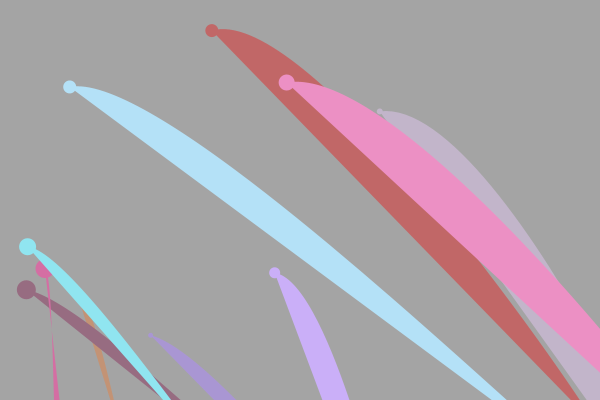
Frame 1 (no input)
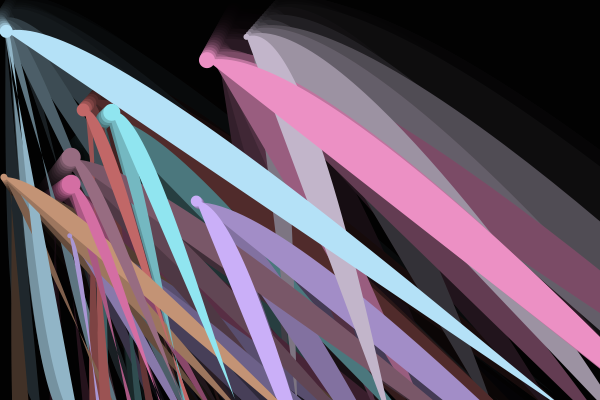
Frame 60 (the mouse pressed at the canvas centre just before this capture)
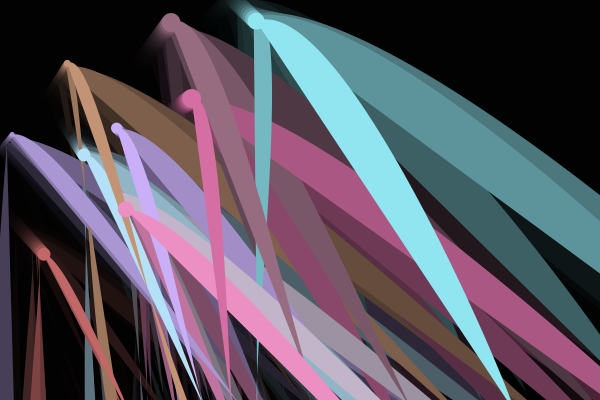
Frame 120 (the mouse held since frame 60 and released just before this capture)

The Processing sketch that drew these frames (run headless with seeded random() and noise(); from frame 60 on, the mouse is pressed at the canvas centre):

// Processing sketch: processing_140589
// ── processing_140589.pde

//Charlotte Stiles cc 2014
//cstiles
//HW#8

int numLines = 10;
int maxDiam = 20;
int minDiam = 5;
float [] xVals;
float [] yVals;
float [] lineSpeed;
float [] diam;
float [] deltaX = new float [ numLines ];   
float [] deltaY = new float [ numLines ];

color [] colorVals;

void setup(){
size(600,400);
smooth();
noStroke();
frameRate(24);

xVals = new float[numLines];
 initFloatArray (xVals, maxDiam, width-maxDiam);
 
yVals = new float[numLines];
initFloatArray (yVals, maxDiam ,height- maxDiam);

lineSpeed = new float [numLines];
initFloatArray (lineSpeed, 1, 3);

diam = new float [numLines];
initFloatArray (diam, minDiam, maxDiam);

colorVals    = new color[ numLines ];
initColorArray( colorVals );


}
void initFloatArray (float[]anyFloatArray, int minVal, int maxVals)
{
  for (int i =0; i <anyFloatArray.length; i++)
  {
   anyFloatArray[i]=int(random(minVal,maxVals));
       deltaX [ i ] = random( 1, 3 );
    deltaY [ i ] = random( 1, 3 );
  }
 
}


void initColorArray (color[]anyColorArray)
{
for(int i=0; i < anyColorArray.length; i++ )
{
   anyColorArray [i] =  color(random(100,255), random(100,255), random(100,255));
  }
}

void draw(){
fill(0,50);
rect(0,0,width,height);

moveLines();
drawLines();

}

void moveLines()
{
  for ( int i = 0; i<xVals.length; i++ )
  {
    xVals [ i ] = xVals [ i ] - deltaX [ i ];
    yVals [ i ] = yVals [ i ] - deltaY [ i ];

    if ( xVals [ i ] < 0 )
    {
      deltaX [ i ] = -deltaX [ i ];
      deltaY [ i ] = deltaY [ i ];
    }
 
    if ( xVals [ i ] > width)
    {
      deltaX [ i ] = -deltaX [ i ];
      deltaY [ i ] = deltaY [ i ];
    }
 
    if ( yVals [ i ] < 0 )
    {
      deltaX [ i ] = deltaX [ i ];
      deltaY [ i ] = -deltaY [ i ];
    }
 
    if ( yVals [ i ] > height )
    {
      deltaX [ i ] = deltaX [ i ];
      deltaY [ i ] = -deltaY [ i ];
    }
  }
}


void drawLines(){

for( int i = 0; i < yVals.length; i++) {
      fill(colorVals[i]);
    //declare local variables
    float x = xVals [ i ];
    float y = yVals [ i ];
    float wd = diam [ i ];
    float ht = diam [ i ];
ellipse(x,y,wd,ht);
curve (0.0, width+.1, x, y, x+random(width-i), y+(height-i), width/2, height/2);
//beginShape();
//curveVertex(0,  height);
//curveVertex(x,  y);
//curveVertex(x+i*.5,  y);
//curveVertex(x+i,  y+i);
//curveVertex(x+i, y);
//curveVertex(width, height);
//endShape();

}
}


void keyPressed()
{
  if(key == ' '){setup();} else {exit();}
}
